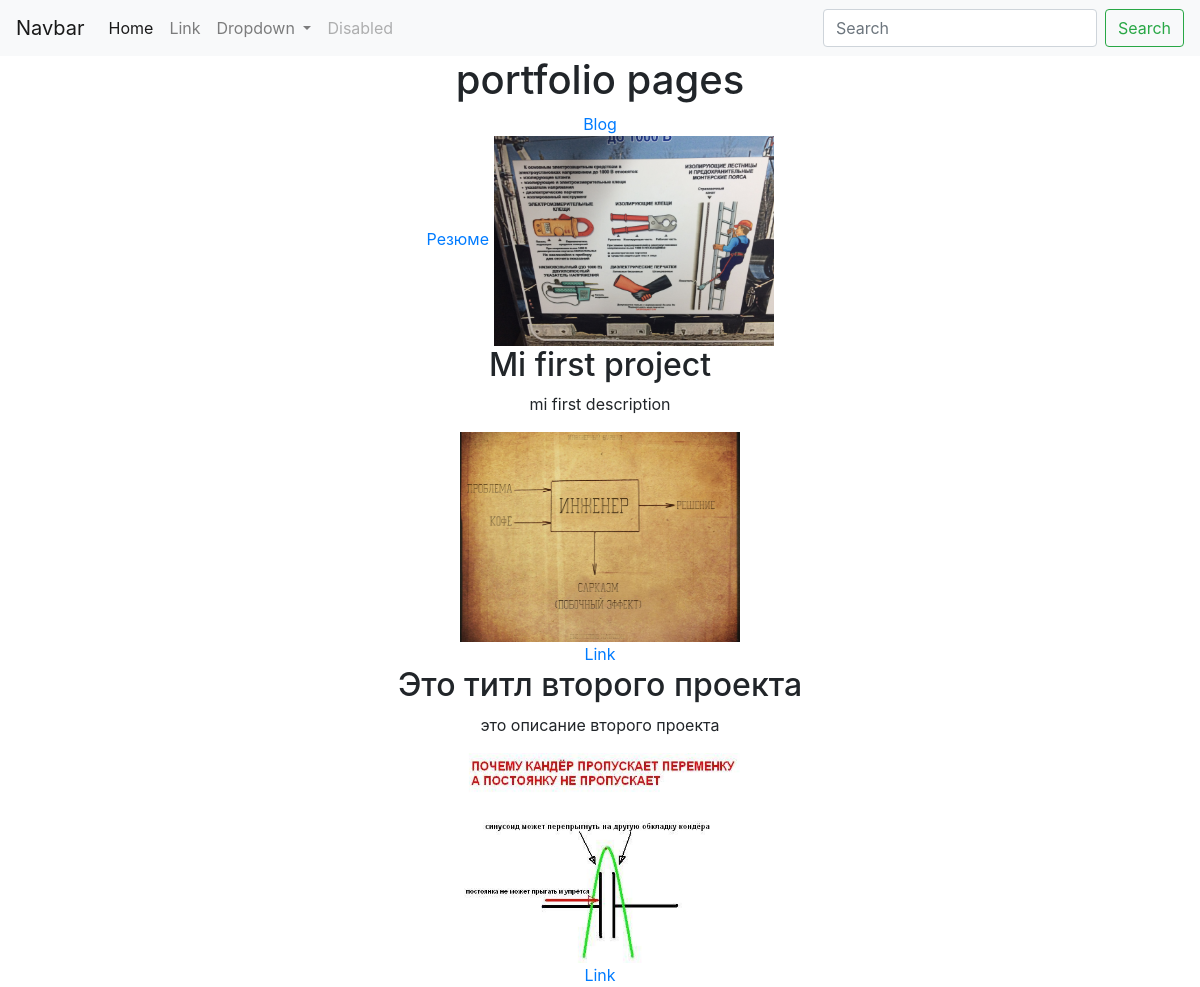
The page / on the database its author committed.
### portfolio/models.py (models this page shows, shortened)
class Project(models.Model):
    title = models.CharField(max_length=100)
    description = models.CharField(max_length=250)
    image = models.ImageField(upload_to='portfolio/images/')
    url = models.URLField(blank=True)

### portfolio/views.py (the view)
# urls.py: 2. Add a URL to urlpatterns:  path('', views.home, name='home')
def home(request):
    projects = Project.objects.all()
    return render(request, 'portfolio/home.html', {'projects': projects})

### portfolio/templates/portfolio/home.html
{% extends 'portfolio/base.html' %}
{% block content %}
    <div class="contfiner text-center">
        <h1>portfolio pages</h1>
        {% load static %}
        <a href="{% url 'blog:all_blogs' %}">Blog</a>
        <br>
        <a href="{% static 'portfolio/resume.pdf' %}">Резюме</a>
        <img src="{% static 'portfolio/image1.jpg' %}" height="210" width="280">
        {% for project in projects %}
        <h2>{{ project.title }}</h2>
        <p>{{ project.description }}</p>
        <img src="{{ project.image.url }}" height="210" width="280">
        {% if project.url %}
        <br><a href="{{ project.url }}">Link</a>
        {% endif %}
        {% endfor %}
    </div>
{% endblock %}

### portfolio/templates/portfolio/base.html (shortened to what this page needs)
<!doctype html>
<html lang="en">
  <head>
    <link rel="stylesheet" href="https://cdn.jsdelivr.net/npm/bootstrap@4.6.2/dist/css/bootstrap.min.css">
  </head>
  <body>
    <nav class="navbar navbar-expand-lg navbar-light bg-light">
        <a class="navbar-brand" href="#">Navbar</a>
        <div class="collapse navbar-collapse" id="navbarSupportedContent">
          <ul class="navbar-nav mr-auto">
            <li class="nav-item active">
              <a class="nav-link" href="#">Home <span class="sr-only">(current)</span></a>
            </li>
            <li class="nav-item">
              <a class="nav-link" href="#">Link</a>
            </li>
            <li class="nav-item dropdown">
              <a class="nav-link dropdown-toggle" href="#" role="button" data-toggle="dropdown" aria-expanded="false">
                Dropdown
              </a>
            </li>
            <li class="nav-item">
              <a class="nav-link disabled">Disabled</a>
            </li>
          </ul>
          <form class="form-inline my-2 my-lg-0">
            <input class="form-control mr-sm-2" type="search" placeholder="Search" aria-label="Search">
            <button class="btn btn-outline-success my-2 my-sm-0" type="submit">Search</button>
          </form>
        </div>
      </nav>
    {% block content %}{% endblock %}
  </body>
</html>

### rows shown on the page
Project: title "Mi first project", description "mi first description", image (picture)
Project: title "Это титл второго проекта", description "это описание второго проекта", image (picture)
